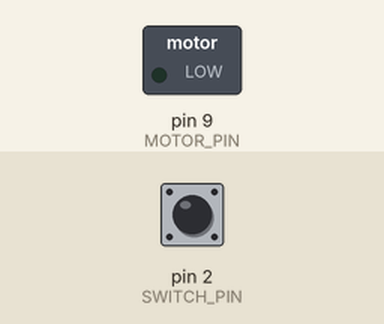
The sketch below on a simulated Arduino Uno, built with avr-gcc and run on an emulated ATmega328P. On the bench: switched loads named in the sketch (green lamp = pin HIGH). The test bench sets the inputs (shaded band); at power-on: pin 2 (SWITCH_PIN) LOW.

Above: at 1.2 s.
1.3 s: pin 2 (SWITCH_PIN) pulled HIGH for 0.15 s
At 1.37 s:
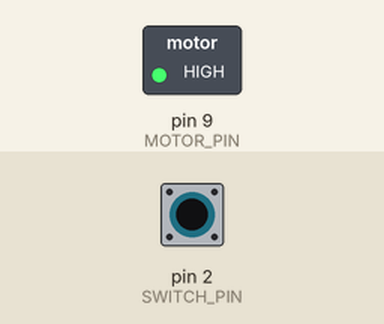
2.9 s: pin 2 (SWITCH_PIN) pulled HIGH for 3.2 s
At 7.0 s:
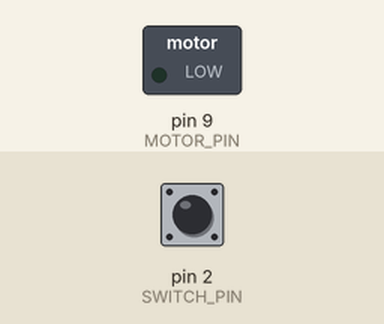
Timing chart, 0 to 8.5 s (numbered marks = the images above; inputs shaded):
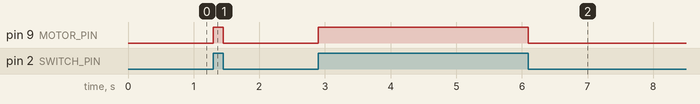

The sketch:

Project09.ino
```cpp
// Declare Variables
const int SWITCH_PIN = 2;
const int MOTOR_PIN = 9;
int SwitchState = 0;

void setup()
{
  pinMode(MOTOR_PIN, OUTPUT);
  pinMode(SWITCH_PIN, INPUT);
}

void loop()
{
  SwitchState = digitalRead(SWITCH_PIN);

  if (SwitchState == HIGH)
  {
    digitalWrite(MOTOR_PIN, HIGH);
  }
  else
  {
    digitalWrite(MOTOR_PIN, LOW);
  }
}
```

Measured:
- after the input at 1.3 s, pin 9 (MOTOR_PIN): LOW → HIGH at once, → LOW 0.15 s later
- after the input at 2.9 s, pin 9 (MOTOR_PIN): LOW → HIGH at once, → LOW 3.2 s later
